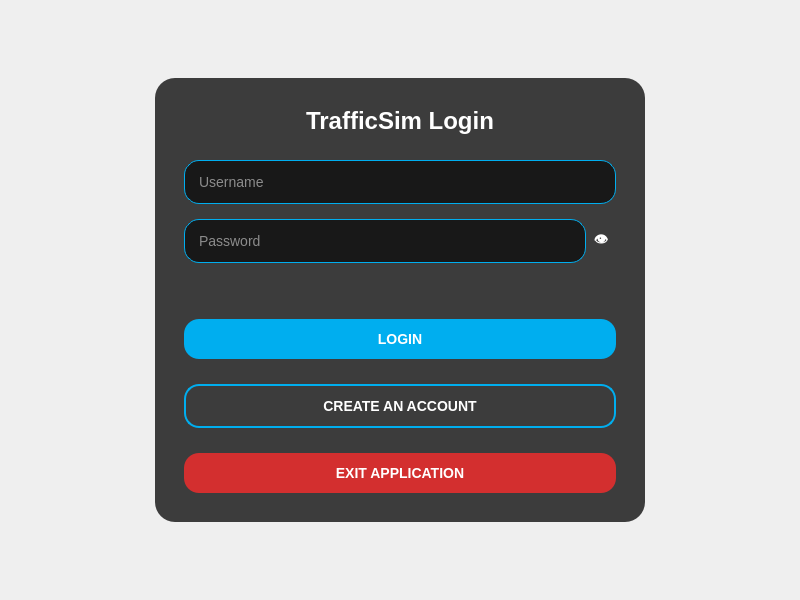
<?xml version="1.0" encoding="UTF-8"?>
<ui version="4.0">
 <class>LoginDialog</class>
 <widget class="QDialog" name="LoginDialog">
  <property name="geometry">
   <rect>
    <x>0</x>
    <y>0</y>
    <width>800</width>
    <height>600</height>
   </rect>
  </property>
  <property name="windowTitle">
   <string>Login</string>
  </property>
  <property name="styleSheet">
   <string notr="true">/* --- Main Dialog --- */
QWidget#LoginDialog {
        background-image: url(:/images/login_background.png);
        background-repeat: no-repeat;
        background-position: center;
        background-attachment: fixed;
}

/* --- Centered Form Card --- */
QFrame#loginForm {
        background-color: rgba(0, 0, 0, 0.75);
        border-radius: 20px;
        max-width: 450px;
        min-width: 450px;
        padding: 20px;
}

/* --- Labels inside the card --- */
QFrame#loginForm QLabel {
        color: white;
        font-weight: bold;
        font-size: 14px;
}
QFrame#loginForm QLabel#titleLabel {
        color: white;
        font-weight: bold;
        font-size: 24px;
        padding-bottom: 10px;
}
QFrame#loginForm QLabel#statusLabel {
        color: #FFD700; /* Gold */
}

/* --- Line Edits inside the card --- */
QFrame#loginForm QLineEdit {
        background-color: rgba(0, 0, 0, 0.6);
        border: 1px solid #00AEEF;
        border-radius: 15px;
        padding: 12px;
        padding-right: 45px;
        color: white;
        font-size: 14px;
}
QFrame#loginForm QLineEdit:focus {
        border: 2px solid #FFFFFF;
}

/* --- Password Toggle Button --- */
QFrame#loginForm QPushButton#togglePasswordButton {
        background-color: transparent;
        border: none;
        padding: 0px;
        margin: 0px;
        min-width: 30px;
        max-width: 30px;
        min-height: 30px;
        max-height: 30px;
}
QFrame#loginForm QPushButton#togglePasswordButton:hover {
        background-color: rgba(255, 255, 255, 0.1);
        border-radius: 5px;
}

/* --- Buttons inside the card --- */
QFrame#loginForm QPushButton {
        background-color: #00AEEF;
        color: white;
        font-weight: bold;
        font-size: 14px;
        border-radius: 15px;
        padding: 12px;
        margin-top: 10px;
}
QFrame#loginForm QPushButton:hover {
        background-color: #009BCF;
}
QFrame#loginForm QPushButton:pressed {
        background-color: #007AAC;
}

/* --- 'Sign Up' Button --- */
QFrame#loginForm QPushButton#signupButton {
        background-color: transparent;
        border: 2px solid #00AEEF;
}
QFrame#loginForm QPushButton#signupButton:hover {
        background-color: rgba(0, 174, 239, 0.2);
}
QFrame#loginForm QPushButton#signupButton:pressed {
        background-color: rgba(0, 174, 239, 0.4);
}

/* --- 'Exit' Button --- */
QFrame#loginForm QPushButton#exitButton {
        background-color: #D32F2F; /* Red */
        border: none;
}
QFrame#loginForm QPushButton#exitButton:hover {
        background-color: #E53935; /* Lighter Red */
}
QFrame#loginForm QPushButton#exitButton:pressed {
        background-color: #C62828; /* Darker Red */
}</string>
  </property>
  <layout class="QVBoxLayout" name="verticalLayout_2">
   <item>
    <spacer name="verticalSpacer">
     <property name="orientation">
      <enum>Qt::Vertical</enum>
     </property>
     <property name="sizeHint" stdset="0">
      <size>
       <width>20</width>
       <height>123</height>
      </size>
     </property>
    </spacer>
   </item>
   <item>
    <layout class="QHBoxLayout" name="horizontalLayout">
     <item>
      <spacer name="horizontalSpacer">
       <property name="orientation">
        <enum>Qt::Horizontal</enum>
       </property>
       <property name="sizeHint" stdset="0">
        <size>
         <width>40</width>
         <height>20</height>
        </size>
       </property>
      </spacer>
     </item>
     <item>
      <widget class="QFrame" name="loginForm">
       <property name="frameShape">
        <enum>QFrame::StyledPanel</enum>
       </property>
       <property name="frameShadow">
        <enum>QFrame::Raised</enum>
       </property>
       <layout class="QVBoxLayout" name="verticalLayout">
        <property name="spacing">
         <number>15</number>
        </property>
        <item>
         <widget class="QLabel" name="titleLabel">
          <property name="text">
           <string>TrafficSim Login</string>
          </property>
          <property name="alignment">
           <set>Qt::AlignCenter</set>
          </property>
         </widget>
        </item>
        <item>
         <widget class="QLineEdit" name="usernameLineEdit">
          <property name="placeholderText">
           <string>Username</string>
          </property>
         </widget>
        </item>
        <item>
         <layout class="QHBoxLayout" name="passwordLayout">
          <property name="spacing">
           <number>0</number>
          </property>
          <item>
           <widget class="QLineEdit" name="passwordLineEdit">
            <property name="echoMode">
             <enum>QLineEdit::Password</enum>
            </property>
            <property name="placeholderText">
             <string>Password</string>
            </property>
           </widget>
          </item>
          <item>
           <widget class="QPushButton" name="togglePasswordButton">
            <property name="text">
             <string>👁</string>
            </property>
            <property name="cursor">
             <cursorShape>PointingHandCursor</cursorShape>
            </property>
           </widget>
          </item>
         </layout>
        </item>
        <item>
         <widget class="QLabel" name="statusLabel">
          <property name="text">
           <string/>
          </property>
          <property name="alignment">
           <set>Qt::AlignCenter</set>
          </property>
          <property name="wordWrap">
           <bool>true</bool>
          </property>
         </widget>
        </item>
        <item>
         <widget class="QPushButton" name="loginButton">
          <property name="text">
           <string>LOGIN</string>
          </property>
         </widget>
        </item>
        <item>
         <widget class="QPushButton" name="signupButton">
          <property name="text">
           <string>CREATE AN ACCOUNT</string>
          </property>
         </widget>
        </item>
        <item>
         <widget class="QPushButton" name="exitButton">
          <property name="text">
           <string>EXIT APPLICATION</string>
          </property>
         </widget>
        </item>
       </layout>
      </widget>
     </item>
     <item>
      <spacer name="horizontalSpacer_2">
       <property name="orientation">
        <enum>Qt::Horizontal</enum>
       </property>
       <property name="sizeHint" stdset="0">
        <size>
         <width>40</width>
         <height>20</height>
        </size>
       </property>
      </spacer>
     </item>
    </layout>
   </item>
   <item>
    <spacer name="verticalSpacer_2">
     <property name="orientation">
      <enum>Qt::Vertical</enum>
     </property>
     <property name="sizeHint" stdset="0">
      <size>
       <width>20</width>
       <height>122</height>
      </size>
     </property>
    </spacer>
   </item>
  </layout>
 </widget>
 <resources/>
 <connections/>
</ui>
